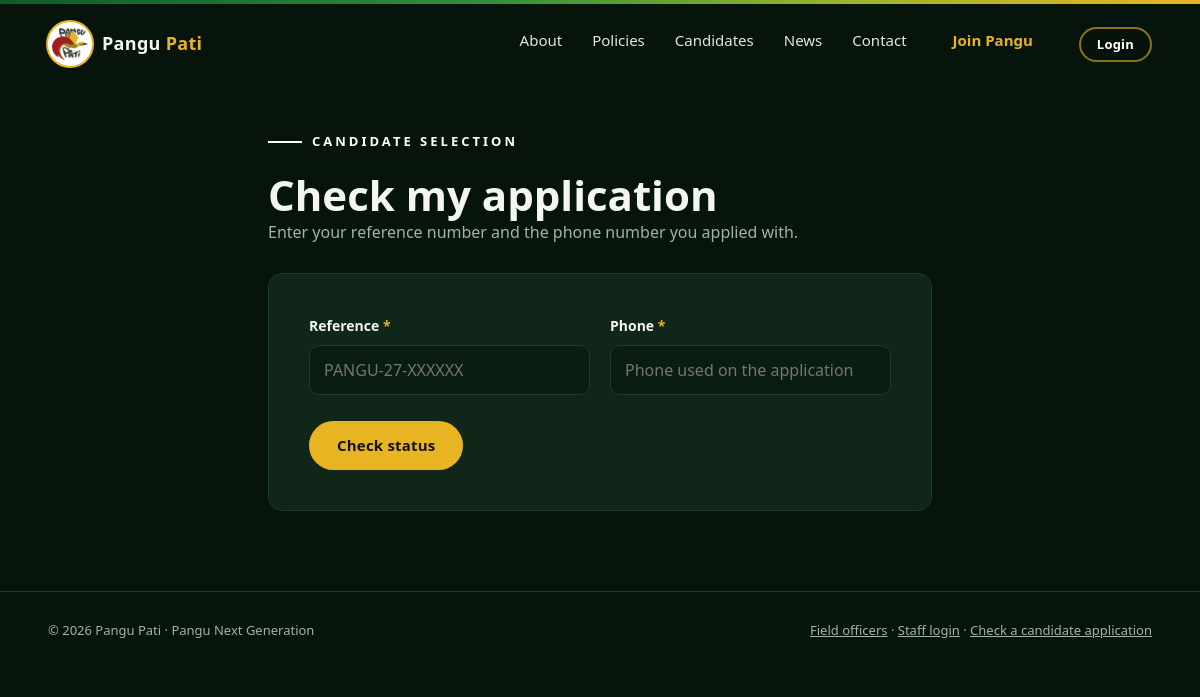
/candidates/status/, run on the app's committed database.
### apps/cms/models.py (models this page shows, shortened)
class PartyProfile(models.Model):
    name = models.CharField(max_length=80, default="Pangu Pati")
    short_name = models.CharField(max_length=30, default="Pangu")
    tagline = models.CharField(max_length=140, default="Pangu Next Generation")
    founded = models.DateField(null=True, blank=True, default=datetime.date(1967, 6, 13))
    election_name = models.CharField(max_length=120, default="2027 National General Election")
    election_date = models.DateField(
        null=True, blank=True,
        help_text="Polling start date. Turns on the home-page countdown and the candidate age check.",
    )
    rotating_lines = models.CharField(
        max_length=300, default="Pangu Next Generation|2027 National General Election|Join the movement",
        help_text="Lines that rotate under the party name, separated by |",
    )
    intro = models.CharField(
        max_length=300, blank=True,
        default="[Placeholder] One-sentence welcome for the home page.",
    )
    about = models.TextField(
        default="[Placeholder] The party's story, values and record. "
                "Separate paragraphs with a blank line.",
    )
    header_image = models.ImageField(
        upload_to="party/", blank=True,
        help_text="Leaders header for the home page. Leave empty to use the bundled image.",
    )
    header_caption = models.CharField(max_length=200, blank=True,
                                      help_text="Optional caption naming the leaders in the header image.")
    logo = models.ImageField(upload_to="party/", blank=True,
                             help_text="Leave empty to use the bundled Pangu Pati logo.")
    applications_open = models.BooleanField(default=True)
    applications_close = models.DateField(null=True, blank=True,
                                          help_text="Last day to apply. Leave empty for no deadline.")
    signatory_name = models.CharField(max_length=120, blank=True,
                                      help_text="Signs endorsement letters.")
    signatory_title = models.CharField(max_length=120, blank=True, default="General Secretary")
    office_address = models.CharField(max_length=200, blank=True,
                                      default="[Placeholder] Party secretariat, Port Moresby")
    phone = models.CharField(max_length=40, blank=True)
    email = models.EmailField(blank=True)
    facebook_url = models.URLField(blank=True)
    tiktok_url = models.URLField(blank=True)
    youtube_url = models.URLField(blank=True)
    x_url = models.URLField("X / Twitter URL", blank=True)
    class Meta:
        verbose_name = "Party profile"
        verbose_name_plural = "Party profile"
    @property
    def name_first(self):
        return self.name.split(" ", 1)[0]
    @property
    def name_rest(self):
        parts = self.name.split(" ", 1)
        return parts[1] if len(parts) > 1 else ""
    @classmethod
    def load(cls):
        obj, _ = cls.objects.get_or_create(pk=1)
        return obj

### apps/candidates/views.py (the view)
# urls.py: path("status/", views.status, name="status"),
def status(request):
    form = StatusLookupForm(request.POST or None)
    app = None
    if request.method == "POST" and form.is_valid():
        app = CandidateApplication.objects.filter(
            reference=form.cleaned_data["reference"], phone=form.cleaned_data["phone"]
        ).select_related("electorate").first()
        if not app:
            form.add_error(None, "No application matches that reference and phone number.")
    steps = [S.SUBMITTED, S.UNDER_REVIEW, S.SHORTLISTED, S.INTERVIEW, S.APPROVED]
    return render(request, "candidates/status.html", {
        "form": form, "app": app,
        "steps": [(s, S(s).label) for s in steps],
        "step_index": steps.index(app.status) if app and app.status in steps else -1,
    })

### apps/candidates/forms.py (shortened to what this page needs)
class StatusLookupForm(forms.Form):
    reference = forms.CharField(max_length=20, widget=forms.TextInput(
        attrs={"placeholder": "PANGU-27-XXXXXX", "autocapitalize": "characters"}))
    phone = forms.CharField(max_length=20, widget=forms.TextInput(
        attrs={"inputmode": "tel", "placeholder": "Phone used on the application"}))

### apps/cms/context_processors.py (called while the page is built)
def party(request):
    try:
        profile = PartyProfile.load()
    except (OperationalError, ProgrammingError):  # before migrations have run
        profile = PartyProfile()
    return {
        "party": profile,
        "party_logo": profile.logo.url if profile.logo else static("site/img/pangu-logo.png"),
        "party_header": profile.header_image.url if profile.header_image else static("site/img/leaders-header.jpg"),
    }

### apps/candidates/templates/candidates/status.html (shortened to what this page needs)
{% extends "cms/base.html" %}
{% block content %}
<div class="page-wrap" style="max-width:760px">
  <div class="page-head">
    <div class="kicker">Candidate selection</div>
    <h1>Check my application</h1>
    <p>Enter your reference number and the phone number you applied with.</p>
  </div>
  <div class="form-card">
    <form method="post" novalidate>{% csrf_token %}
      <div class="form-grid">
        {% include "candidates/_field.html" with f=form.reference %}
        {% include "candidates/_field.html" with f=form.phone %}
      </div>
      <div class="form-actions"><button class="btn btn-gold" type="submit">Check status</button></div>
    </form>
  </div>
</div>
{% endblock %}

### apps/cms/templates/cms/base.html (shortened to what this page needs)
{% load static %}<!doctype html>
<html lang="en">
<head>
<link rel="stylesheet" href="{% static 'site/css/site.css' %}">
</head>
<body class="{% block body_class %}{% endblock %}">
<header class="navbar" id="navbar">
  <a class="brand" href="{% url 'home' %}#home" aria-label="{{ party.name }} home">
    <span class="brand-mark"><img src="{{ party_logo }}" alt=""></span>
    <span class="brand-name">{{ party.name_first }} <span>{{ party.name_rest }}</span></span>
  </a>
  <nav aria-label="Main">
    <ul class="nav-links">
      <li><a href="{% url 'home' %}#about">About</a></li>
      <li><a href="{% url 'home' %}#policies">Policies</a></li>
      <li><a href="{% url 'home' %}#candidates">Candidates</a></li>
      <li><a href="{% url 'home' %}#news">News</a></li>
      <li><a href="{% url 'home' %}#contact">Contact</a></li>
      <li><a class="nav-cta" href="{% url 'home' %}#join">Join Pangu</a></li>
      <li class="nav-login">
        {% if user.is_authenticated %}
          <a class="btn btn-ghost btn-sm" href="{% url 'portal:dashboard' %}">Portal</a>
        {% else %}
        <details class="login">
          <summary class="btn btn-ghost btn-sm">Login</summary>
        </details>
        {% endif %}
      </li>
    </ul>
  </nav>
</header>
{% block content %}{% endblock %}
<footer class="footer">
  <span>&copy; {% now "Y" %} {{ party.name }} · {{ party.tagline }}</span>
  <span><a href="/agent/">Field officers</a> · <a href="{% url 'portal:login' %}">Staff login</a> · <a href="{% url 'candidates:status' %}">Check a candidate application</a></span>
</footer>
</body>
</html>

### static/site/css/site.css (style rules this page uses)
:root { --bg: #06140b; --bg-2: #0a1d11; --card: #0f2618; --line: #1e3b29; --text: #f3f6f1; --muted: #a3b3a6; --gold: #e8b422; --gold-2: #c99a14; --green: #1f7a34; --green-2: #0f5a2a; --red: #1f7a34; --red-2: #0f5a2a; --grad: linear-gradient(90deg, #0f5a2a 0%, #2f8f3a 40%, #9ab52a 70%, #e8b422 100%); --ok: #22a06b; --radius: 14px; --font: "Poppins", "Segoe UI", system-ui, -apple-system, Roboto, Arial, sans-serif; --gutter: clamp(16px, 4vw, 48px); }
* { box-sizing: border-box; }
html { scroll-behavior: smooth; -webkit-text-size-adjust: 100%; }
body { margin: 0; background: var(--bg); color: var(--text); font: 400 16px/1.65 var(--font); overflow-x: hidden; }
img { max-width: 100%; display: block; }
a { color: inherit; }
h1, h2, h3, h4 { line-height: 1.15; margin: 0; }
p { margin: 0 0 1em; }
.btn { display: inline-flex; align-items: center; justify-content: center; gap: 8px; font: 600 15px/1 var(--font); letter-spacing: .2px; text-decoration: none; cursor: pointer; padding: 15px 26px; border-radius: 999px; border: 2px solid transparent; transition: transform .15s ease, background-color .15s ease, color .15s ease, border-color .15s ease; }
.btn-gold { background: var(--gold); color: #111; }
.btn-ghost { border-color: rgba(255,255,255,.28); color: var(--text); background: transparent; }
.navbar { position: fixed; inset: 0 0 auto 0; z-index: 40; display: flex; align-items: center; justify-content: space-between; padding: 22px var(--gutter); transition: background-color .25s ease, padding .25s ease, box-shadow .25s ease; }
.brand { display: flex; align-items: center; gap: 10px; text-decoration: none; font-weight: 700; letter-spacing: .3px; }
.brand-mark { width: 44px; height: 44px; border-radius: 50%; display: grid; place-items: center; overflow: hidden; background: #fff; box-shadow: 0 0 0 2px var(--gold); }
.brand-mark img { width: 84%; height: 84%; object-fit: contain; }
.brand-name { font-size: 18px; }
.brand-name span { color: var(--gold); }
.nav-links { display: flex; gap: 30px; list-style: none; margin: 0; padding: 0; }
.nav-links a { text-decoration: none; font-size: 15px; color: #e4e4e7; position: relative; padding: 4px 0; }
.nav-links a::after { content: ""; position: absolute; left: 0; bottom: -2px; width: 0; height: 2px; background: var(--gold); transition: width .2s ease; }
.nav-links .nav-cta { color: var(--gold); font-weight: 600; }
.kicker { display: inline-flex; align-items: center; gap: 10px; text-transform: uppercase; font-size: 13px; letter-spacing: 3px; color: #fff; font-weight: 600; margin-bottom: 18px; }
.kicker::before { content: ""; width: 34px; height: 2px; background: #fff; }
.form-grid { display: grid; grid-template-columns: 1fr 1fr; gap: 18px 20px; }
.field input, .field select, .field textarea { width: 100%; font: 400 16px/1.4 var(--font); color: var(--text); background: var(--bg-2); border: 1px solid var(--line); border-radius: 10px; padding: 13px 14px; outline: none; transition: border-color .15s, box-shadow .15s; }
.form-card { background: var(--card); border: 1px solid var(--line); border-radius: var(--radius); padding: clamp(22px, 4vw, 40px); }
.form-actions { margin-top: 26px; display: flex; gap: 14px; align-items: center; flex-wrap: wrap; }
.footer { border-top: 1px solid var(--line); padding: 28px var(--gutter); display: flex; flex-wrap: wrap; justify-content: space-between; gap: 10px; font-size: 13px; color: var(--muted); }
.footer a { color: var(--muted); }
.btn-sm { padding: 9px 16px; font-size: 13px; }
.nav-login { position: relative; }
.login > summary { list-style: none; cursor: pointer; }
.page-wrap { max-width: 1040px; margin: 0 auto; padding: 120px var(--gutter) 80px; }
.page-head { margin-bottom: 28px; }
.page-head h1 { font-size: clamp(28px, 4vw, 42px); }
.page-head p { color: var(--muted); }
.nav-links .nav-cta { background: #06140b; color: var(--gold) !important; padding: 8px 16px; border-radius: 999px; }
.nav-links .nav-cta::after { display: none; }
.nav-login .btn-ghost { background: rgba(6,20,11,.88); border-color: rgba(232,180,34,.6); color: #fff; }

### data on the page
PartyProfile: name_first "Pangu", name_rest "Pati", name "Pangu Pati", tagline "Pangu Next Generation"

### other printed values
{{ f.label }} "Reference Phone"
